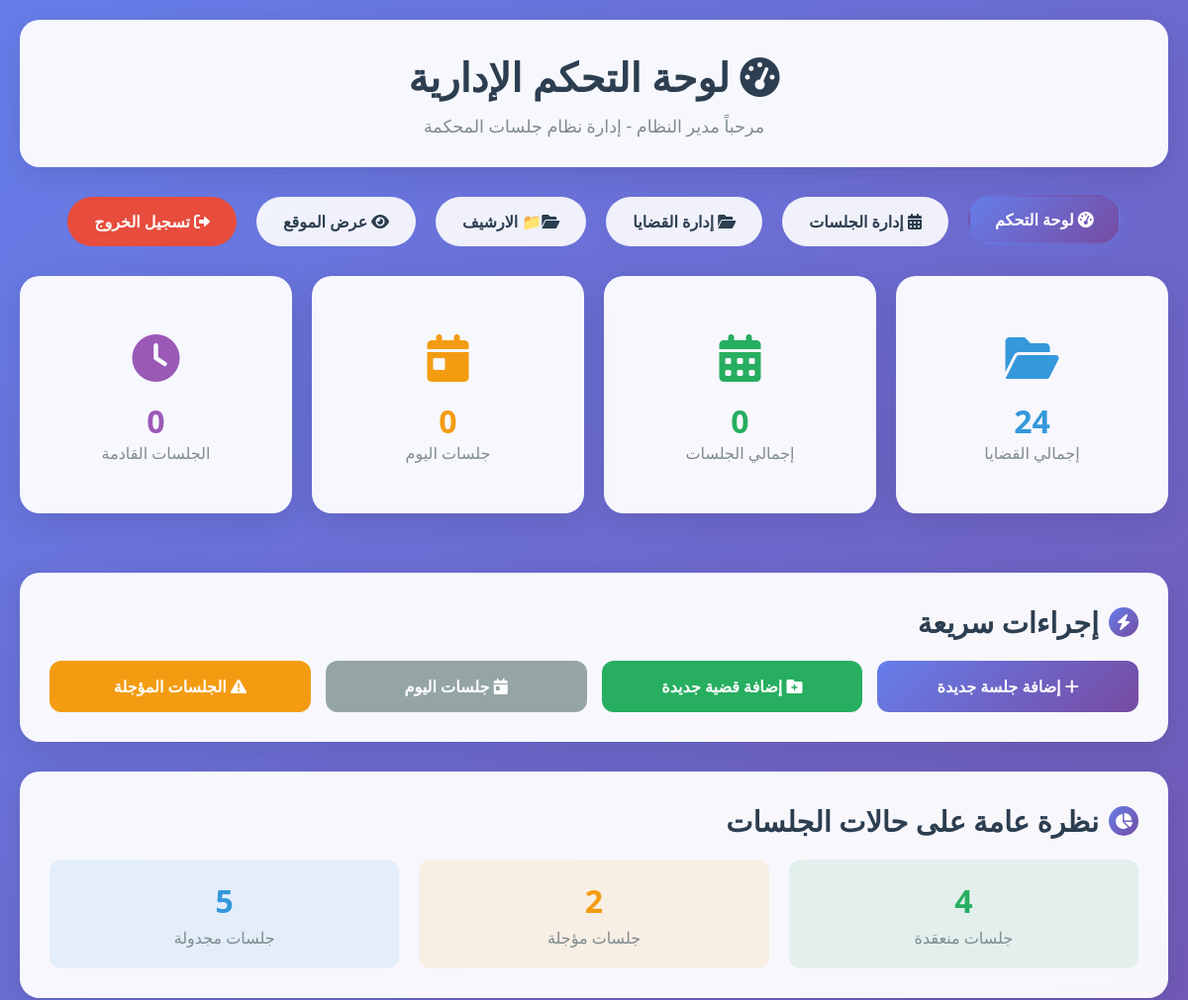
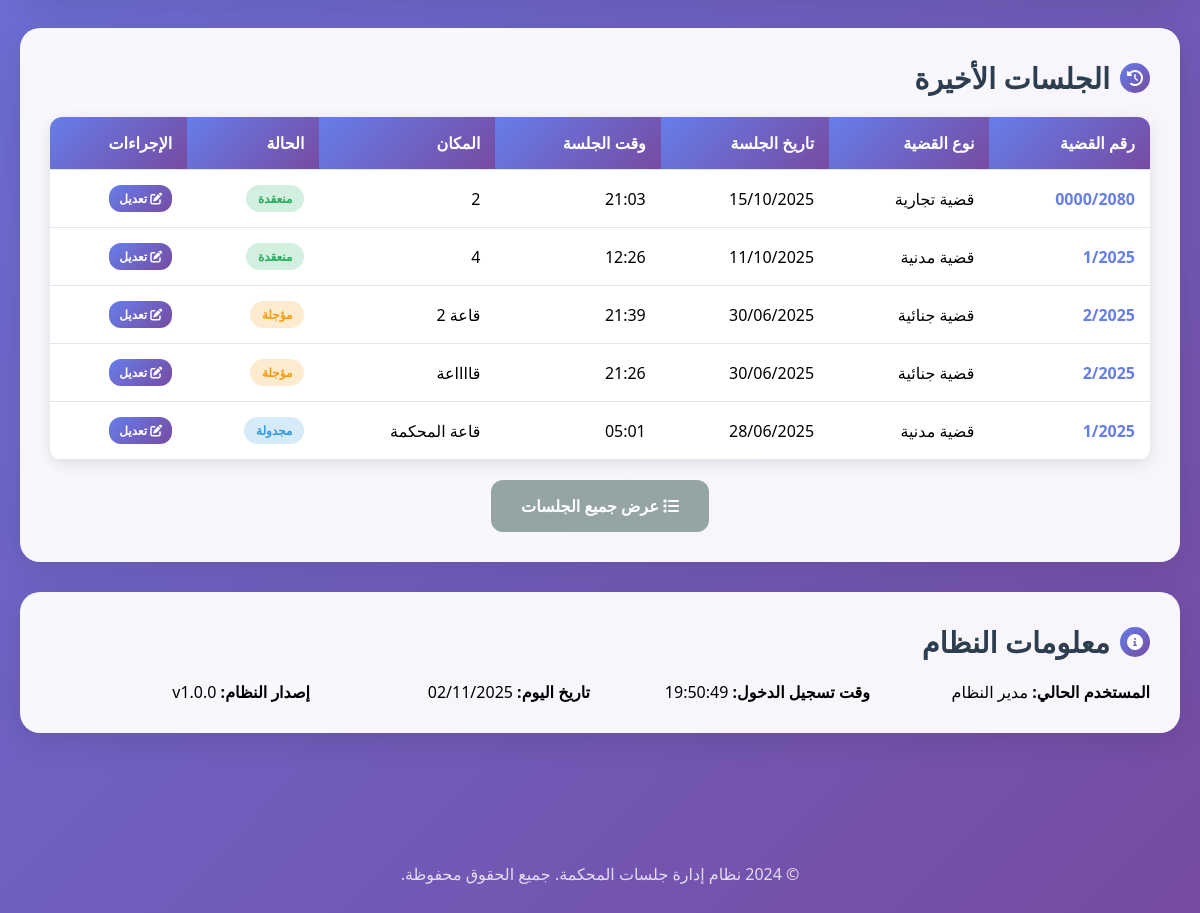
Page /admin/dashboard.php (signed in) on the committed database (2 pictures, top to bottom).
### tables this page shows
CREATE TABLE IF NOT EXISTS `sessions` (
  `session_id` int(11) NOT NULL AUTO_INCREMENT,
  `case_id` int(11) NOT NULL,
  `session_date` date NOT NULL,
  `session_time` time DEFAULT NULL,
  `session_location` varchar(255) NOT NULL,
  `session_status` varchar(50) DEFAULT 'مجدولة',
  `notes` text,
  `created_at` timestamp NULL DEFAULT CURRENT_TIMESTAMP,
  `updated_at` timestamp NULL DEFAULT CURRENT_TIMESTAMP ON UPDATE CURRENT_TIMESTAMP,
  PRIMARY KEY (`session_id`),
  KEY `case_id` (`case_id`)
);

CREATE TABLE IF NOT EXISTS `cases` (
  `case_id` int(11) NOT NULL AUTO_INCREMENT,
  `case_number` varchar(50) NOT NULL,
  `case_type` varchar(100) NOT NULL,
  `filing_date` date NOT NULL,
  `description` text,
  `created_at` timestamp NULL DEFAULT CURRENT_TIMESTAMP,
  `updated_at` timestamp NULL DEFAULT CURRENT_TIMESTAMP ON UPDATE CURRENT_TIMESTAMP,
  `pdf_file` varchar(255) DEFAULT NULL,
  PRIMARY KEY (`case_id`),
  UNIQUE KEY `case_number` (`case_number`)
);

### config/database.php (called while the page is built, shortened)
<?php
function formatDate($date, $format = 'Y-m-d') {
    try {
        $dateObj = new DateTime($date);
        return $dateObj->format($format);
    } catch (Exception $e) {
        return $date;
    }
}
function formatTime($time, $format = 'H:i') {
    try {
        $timeObj = new DateTime($time);
        return $timeObj->format($format);
    } catch (Exception $e) {
        return $time;
    }
}
?>

### admin/dashboard.php (the view, shortened to what this page needs)
<?php
require_once '../config/database.php';
$statistics = [];
$recent_sessions = [];
try {
    $conn = getDBConnection();
    $stats_queries = [
        'total_cases' => "SELECT COUNT(*) as count FROM cases",
        'total_sessions' => "SELECT COUNT(*) as count FROM sessions",
        'today_sessions' => "SELECT COUNT(*) as count FROM sessions WHERE session_date = CURDATE()",
        'upcoming_sessions' => "SELECT COUNT(*) as count FROM sessions WHERE session_date > CURDATE()",
        'held_sessions' => "SELECT COUNT(*) as count FROM sessions WHERE session_status = 'منعقدة'",
        'postponed_sessions' => "SELECT COUNT(*) as count FROM sessions WHERE session_status = 'مؤجلة'"
    ];
    foreach ($stats_queries as $key => $query) {
        $stmt = $conn->prepare($query);
        $stmt->execute();
        $result = $stmt->fetch();
        $statistics[$key] = $result['count'];
    }
    $recent_query = "SELECT s.*, c.case_number, c.case_type
                    FROM sessions s
                    JOIN cases c ON s.case_id = c.case_id
                    ORDER BY s.created_at DESC
                    LIMIT 10";
    $recent_stmt = $conn->prepare($recent_query);
    $recent_stmt->execute();
    $recent_sessions = $recent_stmt->fetchAll();
} catch (PDOException $e) {
    $error_message = 'حدث خطأ في تحميل البيانات.';
}
?>
<!DOCTYPE html>
<html lang="ar" dir="rtl">
<head>
    <link rel="stylesheet" href="../assets/css/style.css">
    <link rel="stylesheet" href="https://cdnjs.cloudflare.com/ajax/libs/font-awesome/6.0.0/css/all.min.css">
</head>
<body>
    <div class="container">
        <header class="header fade-in">
            <h1><i class="fas fa-tachometer-alt"></i> لوحة التحكم الإدارية</h1>
            <p>مرحباً <?php echo htmlspecialchars($_SESSION['admin_name']); ?> - إدارة نظام جلسات المحكمة</p>
        </header>
        <nav class="nav fade-in">
            <a href="dashboard.php" class="nav-link active">
                <i class="fas fa-tachometer-alt"></i> لوحة التحكم
            </a>
            <a href="manage_sessions.php" class="nav-link">
                <i class="fas fa-calendar-alt"></i> إدارة الجلسات
            </a>
            <a href="manage_cases.php" class="nav-link">
                <i class="fas fa-folder-open"></i> إدارة القضايا
            </a>
              <a href="archive_cases.php" class="nav-link">
                <i class="fas fa-folder-open"></i>📁 الارشيف
            </a>
            <a href="../index.php" class="nav-link">
                <i class="fas fa-eye"></i> عرض الموقع
            </a>
            <a href="logout.php" class="nav-link" style="background: #e74c3c; color: white;">
                <i class="fas fa-sign-out-alt"></i> تسجيل الخروج
            </a>
        </nav>
        <div style="display: grid; grid-template-columns: repeat(auto-fit, minmax(250px, 1fr)); gap: 20px; margin-bottom: 30px;">
            <div class="card fade-in">
                <div style="text-align: center; padding: 20px;">
                    <div style="font-size: 3rem; color: #3498db; margin-bottom: 10px;">
                        <i class="fas fa-folder-open"></i>
                    </div>
                    <div style="font-size: 2rem; font-weight: bold; color: #3498db;">
                        <?php echo isset($statistics["total_cases"]) ? $statistics["total_cases"] : 0; ?>
                    </div>
                    <div style="color: #7f8c8d;">إجمالي القضايا</div>
                </div>
            </div>
            <div class="card fade-in">
                <div style="text-align: center; padding: 20px;">
                    <div style="font-size: 3rem; color: #27ae60; margin-bottom: 10px;">
                        <i class="fas fa-calendar-alt"></i>
                    </div>
                    <div style="font-size: 2rem; font-weight: bold; color: #27ae60;">
                        <?php echo $statistics['total_sessions'] ?0: 0; ?>
                    </div>
                    <div style="color: #7f8c8d;">إجمالي الجلسات</div>
                </div>
            </div>
            <div class="card fade-in">
                <div style="text-align: center; padding: 20px;">
                    <div style="font-size: 3rem; color: #f39c12; margin-bottom: 10px;">
                        <i class="fas fa-calendar-day"></i>
                    </div>
                    <div style="font-size: 2rem; font-weight: bold; color: #f39c12;">
                        <?php echo $statistics['today_sessions'] ?0: 0; ?>
                    </div>
                    <div style="color: #7f8c8d;">جلسات اليوم</div>
                </div>
            </div>
            <div class="card fade-in">
                <div style="text-align: center; padding: 20px;">
                    <div style="font-size: 3rem; color: #9b59b6; margin-bottom: 10px;">
                        <i class="fas fa-clock"></i>
                    </div>
                    <div style="font-size: 2rem; font-weight: bold; color: #9b59b6;">
                        <?php echo $statistics['upcoming_sessions'] ?0: 0; ?>
                    </div>
                    <div style="color: #7f8c8d;">الجلسات القادمة</div>
                </div>
            </div>
        </div>
        <div class="card fade-in">
            <h2>
                <span class="card-icon">
                    <i class="fas fa-bolt"></i>
                </span>
                إجراءات سريعة
            </h2>
            <div style="display: grid; grid-template-columns: repeat(auto-fit, minmax(200px, 1fr)); gap: 15px; margin-top: 20px;">
                <a href="manage_sessions.php?action=add" class="btn btn-primary">
                    <i class="fas fa-plus"></i> إضافة جلسة جديدة
                </a>
                <a href="manage_cases.php?action=add" class="btn btn-success">
                    <i class="fas fa-folder-plus"></i> إضافة قضية جديدة
                </a>
                <a href="manage_sessions.php?filter=today" class="btn btn-secondary">
                    <i class="fas fa-calendar-day"></i> جلسات اليوم
                </a>
                <a href="manage_sessions.php?filter=postponed" class="btn" style="background: #f39c12; color: white;">
                    <i class="fas fa-exclamation-triangle"></i> الجلسات المؤجلة
                </a>
            </div>
        </div>
        <div class="card fade-in">
            <h2>
                <span class="card-icon">
                    <i class="fas fa-chart-pie"></i>
                </span>
                نظرة عامة على حالات الجلسات
            </h2>
            <div style="display: grid; grid-template-columns: repeat(auto-fit, minmax(200px, 1fr)); gap: 20px; margin-top: 20px;">
                <div style="text-align: center; padding: 20px; background: rgba(39, 174, 96, 0.1); border-radius: 12px;">
                    <div style="font-size: 2rem; font-weight: bold; color: #27ae60;">
                        <?php echo $statistics['held_sessions'] ; ?>
                    </div>
                    <div style="color: #7f8c8d; margin-top: 5px;">جلسات منعقدة</div>
                </div>
                <div style="text-align: center; padding: 20px; background: rgba(243, 156, 18, 0.1); border-radius: 12px;">
                    <div style="font-size: 2rem; font-weight: bold; color: #f39c12;">
                        <?php echo $statistics['postponed_sessions'] ; ?>
                    </div>
                    <div style="color: #7f8c8d; margin-top: 5px;">جلسات مؤجلة</div>
                </div>
                <div style="text-align: center; padding: 20px; background: rgba(52, 152, 219, 0.1); border-radius: 12px;">
                    <div style="font-size: 2rem; font-weight: bold; color: #3498db;">
                        <?php echo ($statistics['total_sessions'] ) - ($statistics['held_sessions'] ) - ($statistics['postponed_sessions'] ); ?>
                    </div>
                    <div style="color: #7f8c8d; margin-top: 5px;">جلسات مجدولة</div>
                </div>
            </div>
        </div>
        <?php if (!empty($recent_sessions)): ?>
        <div class="card fade-in">
            <h2>
                <span class="card-icon">
                    <i class="fas fa-history"></i>
                </span>
                الجلسات الأخيرة
            </h2>
            <div class="table-responsive">
                <table class="table">
                    <thead>
                        <tr>
                            <th>رقم القضية</th>
                            <th>نوع القضية</th>
                            <th>تاريخ الجلسة</th>
                            <th>وقت الجلسة</th>
                            <th>المكان</th>
                            <th>الحالة</th>
                            <th>الإجراءات</th>
                        </tr>
                    </thead>
                    <tbody>
                        <?php foreach (array_slice($recent_sessions, 0, 5) as $session): ?>
                        <tr>
                            <td>
                                <strong style="color: #667eea;">
                                    <?php echo htmlspecialchars($session['case_number']); ?>
                                </strong>
                            </td>
                            <td><?php echo htmlspecialchars($session['case_type']); ?></td>
                            <td><?php echo formatDate($session['session_date'], 'd/m/Y'); ?></td>
                            <td><?php echo formatTime($session['session_time']); ?></td>
                            <td><?php echo htmlspecialchars($session['session_location']); ?></td>
                            <td>
                                <?php
                                $status_class = 'status-scheduled';
                                switch ($session['session_status']) {
                                    case 'منعقدة':
                                        $status_class = 'status-held';
                                        break;
                                    case 'مؤجلة':
                                        $status_class = 'status-postponed';
                                        break;
                                }
                                ?>
                                <span class="status-badge <?php echo $status_class; ?>">
                                    <?php echo htmlspecialchars($session['session_status']); ?>
                                </span>
                            </td>
                            <td>
                                <a href="manage_sessions.php?action=edit&id=<?php echo $session['session_id']; ?>"
                                   class="btn btn-primary"
                                   style="padding: 5px 10px; font-size: 12px;">
                                    <i class="fas fa-edit"></i> تعديل
                                </a>
                            </td>
                        </tr>
                        <?php endforeach; ?>
                    </tbody>
                </table>
            </div>
            <div style="text-align: center; margin-top: 20px;">
                <a href="manage_sessions.php" class="btn btn-secondary">
                    <i class="fas fa-list"></i> عرض جميع الجلسات
                </a>
            </div>
        </div>
        <?php endif; ?>
        <div class="card fade-in">
            <h2>
                <span class="card-icon">
                    <i class="fas fa-info-circle"></i>
                </span>
                معلومات النظام
            </h2>
            <div style="display: grid; grid-template-columns: repeat(auto-fit, minmax(250px, 1fr)); gap: 20px; margin-top: 20px;">
                <div>
                    <strong>المستخدم الحالي:</strong>
                    <?php echo htmlspecialchars($_SESSION['admin_name']); ?>
                </div>
                <div>
                    <strong>وقت تسجيل الدخول:</strong>
                    <?php echo date('H:i:s'); ?>
                </div>
                <div>
                    <strong>تاريخ اليوم:</strong>
                    <?php echo date('d/m/Y'); ?>
                </div>
                <div>
                    <strong>إصدار النظام:</strong>
                    v1.0.0
                </div>
            </div>
        </div>
    </div>
    <footer style="text-align: center; padding: 30px; color: rgba(255, 255, 255, 0.8); margin-top: 50px;">
        <p>&copy; 2024 نظام إدارة جلسات المحكمة. جميع الحقوق محفوظة.</p>
    </footer>
</body>
</html>

### rows in the picture
sessions: case.case_number "0000/2080", case.case_type "قضية تجارية", session_date "15/10/2025", session_time "21:03", session_location "2", session_status "منعقدة"
sessions: case.case_number "1/2025", case.case_type "قضية مدنية", session_date "11/10/2025", session_time "12:26", session_location "4", session_status "منعقدة"
sessions: case.case_number "2/2025", case.case_type "قضية جنائية", session_date "30/06/2025", session_time "21:39", session_location "قاعة 2", session_status "مؤجلة"
sessions: case.case_number "2/2025", case.case_type "قضية جنائية", session_date "30/06/2025", session_time "21:26", session_location "قااااعة", session_status "مؤجلة"
sessions: case.case_number "1/2025", case.case_type "قضية مدنية", session_date "28/06/2025", session_time "05:01", session_location "قاعة المحكمة", session_status "مجدولة"

### other values in the picture
$_SESSION['admin_name'] "مدير النظام"
$statistics["total_cases"] "24"
$statistics['held_sessions'] "4"
$statistics['postponed_sessions'] "2"
